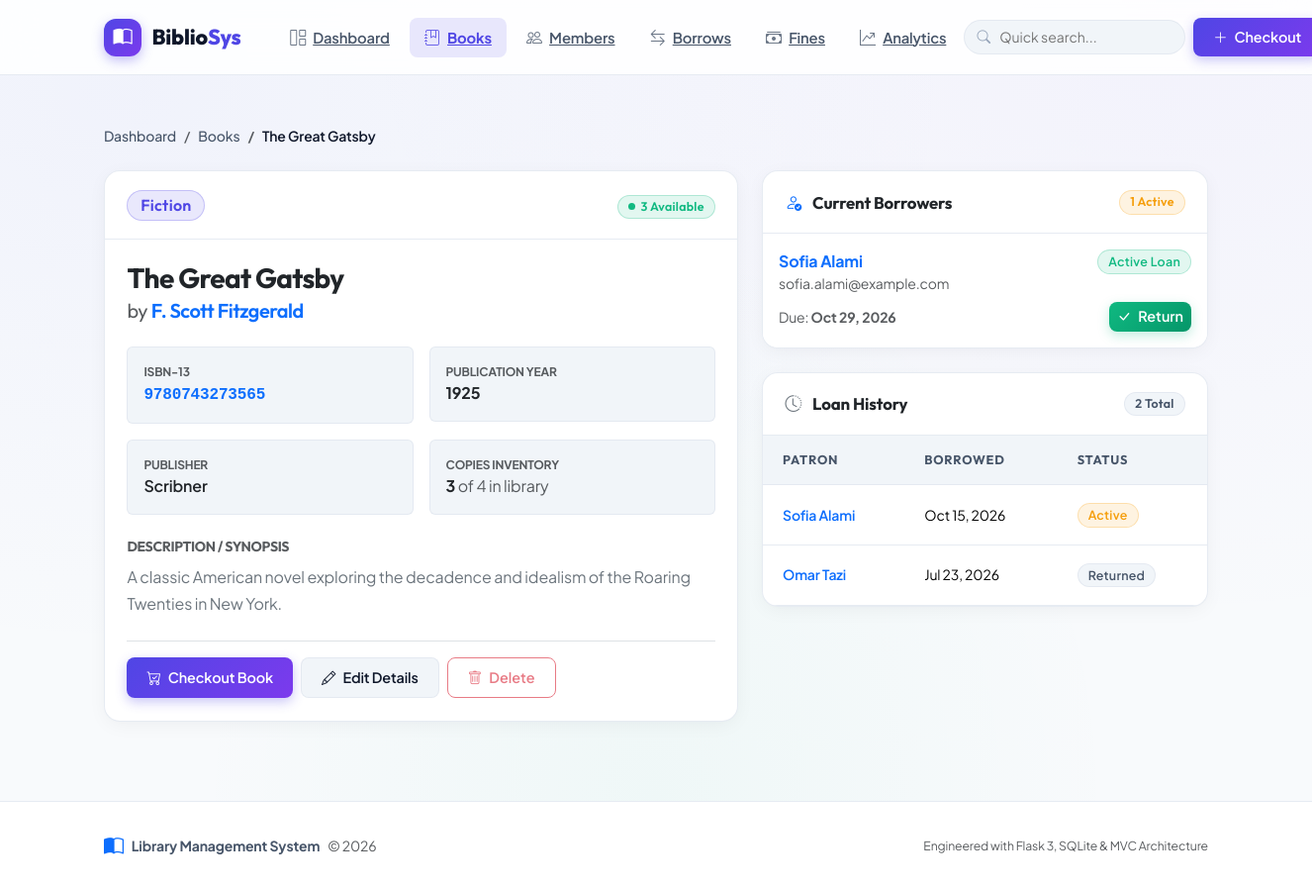
Screenshot of /books/1 with the database file from the repository.
### app/models.py (models this page shows, shortened)
class Book(db.Model):
    __tablename__ = 'books'
    id = db.Column(db.Integer, primary_key=True)
    title = db.Column(db.String(200), nullable=False, index=True)
    author = db.Column(db.String(100), nullable=False, index=True)
    isbn = db.Column(db.String(13), unique=True, nullable=False, index=True)
    category = db.Column(db.String(50), nullable=True)
    publication_year = db.Column(db.Integer, nullable=True)
    publisher = db.Column(db.String(100), nullable=True)
    description = db.Column(db.Text, nullable=True)
    quantity = db.Column(db.Integer, default=1, nullable=False)
    available = db.Column(db.Integer, default=1, nullable=False)
    cover_image = db.Column(db.String(200), nullable=True)
    created_at = db.Column(db.DateTime, default=datetime.utcnow)
    updated_at = db.Column(db.DateTime, default=datetime.utcnow, onupdate=datetime.utcnow)
    borrows = db.relationship('Borrow', backref='book', lazy='dynamic', cascade='all, delete-orphan')
    def is_available(self):
        return self.available > 0
    def get_active_borrows(self):
        return self.borrows.filter_by(status='active').all()

class Borrow(db.Model):
    __tablename__ = 'borrows'
    id = db.Column(db.Integer, primary_key=True)
    book_id = db.Column(db.Integer, db.ForeignKey('books.id'), nullable=False, index=True)
    member_id = db.Column(db.Integer, db.ForeignKey('members.id'), nullable=False, index=True)
    borrow_date = db.Column(db.DateTime, default=datetime.utcnow, nullable=False)
    due_date = db.Column(db.DateTime, nullable=False)
    return_date = db.Column(db.DateTime, nullable=True)
    status = db.Column(db.String(20), default='active', nullable=False)  # active, returned, overdue
    notes = db.Column(db.Text, nullable=True)
    fine_amount = db.Column(db.Float, default=0.0)
    fine_paid = db.Column(db.Boolean, default=False)
    created_at = db.Column(db.DateTime, default=datetime.utcnow)
    updated_at = db.Column(db.DateTime, default=datetime.utcnow, onupdate=datetime.utcnow)
    def is_overdue(self):
        if self.status == 'returned':
            return False
        return datetime.now() > self.due_date

class Member(db.Model):
    __tablename__ = 'members'
    id = db.Column(db.Integer, primary_key=True)
    name = db.Column(db.String(100), nullable=False, index=True)
    email = db.Column(db.String(120), unique=True, nullable=False, index=True)
    phone = db.Column(db.String(20), nullable=True)
    address = db.Column(db.Text, nullable=True)
    registration_date = db.Column(db.DateTime, default=datetime.utcnow)
    membership_type = db.Column(db.String(20), default='standard')  # standard, premium
    is_active = db.Column(db.Boolean, default=True)
    created_at = db.Column(db.DateTime, default=datetime.utcnow)
    updated_at = db.Column(db.DateTime, default=datetime.utcnow, onupdate=datetime.utcnow)
    borrows = db.relationship('Borrow', backref='member', lazy='dynamic', cascade='all, delete-orphan')

### app/routes.py (the view)
@main_bp.route('/books/<int:id>')
def books_detail(id):
    book = Book.query.get_or_404(id)
    active_borrows = book.get_active_borrows()
    borrow_history = Borrow.query.filter_by(book_id=id).order_by(
        Borrow.borrow_date.desc()
    ).limit(15).all()
    total_borrows = Borrow.query.filter_by(book_id=id).count()
    return render_template(
        'books/detail.html',
        book=book,
        active_borrows=active_borrows,
        borrow_history=borrow_history,
        total_borrows=total_borrows
    )

### app/__init__.py (called while the page is built)
def create_app(config_name=None):
    app = Flask(__name__)
    if config_name is None:
        config_name = os.environ.get('FLASK_ENV', 'development')
    from config import config
    app.config.from_object(config.get(config_name, config['development']))
    db.init_app(app)
    @app.context_processor
    def inject_globals():
        return {
            'now': datetime.now(),
            'app_name': app.config.get('APP_NAME', 'Library Management System')
        }
    upload_folder = app.config.get('UPLOAD_FOLDER')
    if upload_folder and not os.path.exists(upload_folder):
        os.makedirs(upload_folder)
    with app.app_context():
        from app import routes
        app.register_blueprint(routes.main_bp)
        db.create_all()
    register_template_filters(app)
    register_error_handlers(app)
    return app

### app/templates/books/detail.html (shortened to what this page needs)
{% extends "base.html" %}
{% block content %}
<div class="breadcrumb-wrapper">
    <ol class="breadcrumb">
        <li class="breadcrumb-item"><a href="{{ url_for('main.index') }}">Dashboard</a></li>
        <li class="breadcrumb-item"><a href="{{ url_for('main.books_list') }}">Books</a></li>
        <li class="breadcrumb-item active">{{ book.title }}</li>
    </ol>
</div>
<div class="row g-4">
    <div class="col-lg-7">
        <div class="card mb-4">
            <div class="card-header d-flex justify-content-between align-items-center">
                <span class="badge badge-soft-primary fs-6">{{ book.category or 'General Literature' }}</span>
                <div>
                    {% if book.is_available() %}
                    <span class="badge badge-soft-success">
                        <span class="status-dot"></span> {{ book.available }} Available
                    </span>
                    {% else %}
                    <span class="badge badge-soft-danger">
                        <span class="status-dot"></span> All Copies Loaned Out
                    </span>
                    {% endif %}
                </div>
            </div>
            <div class="card-body">
                <h2 class="h3 fw-bold mb-1">{{ book.title }}</h2>
                <h5 class="text-muted fw-normal mb-4">by <span class="text-primary fw-semibold">{{ book.author }}</span></h5>
                <div class="row g-3 mb-4">
                    <div class="col-sm-6">
                        <div class="p-3 rounded" style="background: var(--bg-surface-elevated); border: 1px solid var(--border-color);">
                            <small class="text-muted text-uppercase fw-bold d-block" style="font-size: 0.75rem;">ISBN-13</small>
                            <code class="fs-6 fw-bold text-primary">{{ book.isbn }}</code>
                        </div>
                    </div>
                    <div class="col-sm-6">
                        <div class="p-3 rounded" style="background: var(--bg-surface-elevated); border: 1px solid var(--border-color);">
                            <small class="text-muted text-uppercase fw-bold d-block" style="font-size: 0.75rem;">Publication Year</small>
                            <span class="fs-6 fw-bold">{{ book.publication_year or 'Unknown' }}</span>
                        </div>
                    </div>
                    <div class="col-sm-6">
                        <div class="p-3 rounded" style="background: var(--bg-surface-elevated); border: 1px solid var(--border-color);">
                            <small class="text-muted text-uppercase fw-bold d-block" style="font-size: 0.75rem;">Publisher</small>
                            <span class="fs-6 fw-semibold">{{ book.publisher or 'Unspecified' }}</span>
                        </div>
                    </div>
                    <div class="col-sm-6">
                        <div class="p-3 rounded" style="background: var(--bg-surface-elevated); border: 1px solid var(--border-color);">
                            <small class="text-muted text-uppercase fw-bold d-block" style="font-size: 0.75rem;">Copies Inventory</small>
                            <span class="fs-6 fw-bold">
                                {{ book.available }} <span class="text-muted fw-normal">of {{ book.quantity }} in library</span>
                            </span>
                        </div>
                    </div>
                </div>
                <div class="mb-4">
                    <h6 class="fw-bold text-uppercase small text-muted mb-2">Description / Synopsis</h6>
                    <p class="text-secondary" style="line-height: 1.7;">
                        {{ book.description or 'No formal synopsis recorded for this title.' }}
                    </p>
                </div>
                <div class="d-flex flex-wrap gap-2 pt-3 border-top">
                    {% if book.is_available() %}
                    <a href="{{ url_for('main.borrows_checkout', book_id=book.id) }}" class="btn btn-primary">
                        <i class="bi bi-cart-check"></i> Checkout Book
                    </a>
                    {% else %}
                    <button class="btn btn-secondary" disabled>
                        <i class="bi bi-clock"></i> Currently Unavailable
                    </button>
                    {% endif %}
                    <a href="{{ url_for('main.books_edit', id=book.id) }}" class="btn btn-secondary">
                        <i class="bi bi-pencil"></i> Edit Details
                    </a>
                    <form method="POST" action="{{ url_for('main.books_delete', id=book.id) }}" class="d-inline"
                          onsubmit="return confirmDelete('Are you sure you want to permanently delete this book from the library?')">
                        <button type="submit" class="btn btn-outline-danger" {% if active_borrows %}disabled title="Cannot delete book with active loans"{% endif %}>
                            <i class="bi bi-trash"></i> Delete
                        </button>
                    </form>
                </div>
            </div>
        </div>
    </div>
    <div class="col-lg-5">
        <div class="card mb-4">
            <div class="card-header">
                <span><i class="bi bi-person-check text-primary me-2"></i> Current Borrowers</span>
                <span class="badge badge-soft-warning">{{ active_borrows|length }} Active</span>
            </div>
            <div class="card-body p-0">
                {% if active_borrows %}
                <div class="list-group list-group-flush">
                    {% for borrow in active_borrows %}
                    <div class="list-group-item p-3">
                        <div class="d-flex justify-content-between align-items-start mb-2">
                            <div>
                                <a href="{{ url_for('main.members_detail', id=borrow.member.id) }}" class="fw-bold text-decoration-none">
                                    {{ borrow.member.name }}
                                </a>
                                <small class="text-muted d-block">{{ borrow.member.email }}</small>
                            </div>
                            {% if borrow.is_overdue() %}
                            <span class="badge badge-soft-danger">
                                <i class="bi bi-exclamation-triangle"></i> Overdue
                            </span>
                            {% else %}
                            <span class="badge badge-soft-success">
                                Active Loan
                            </span>
                            {% endif %}
                        </div>
                        <div class="small text-muted d-flex justify-content-between align-items-center">
                            <span>Due: <strong>{{ borrow.due_date|format_date }}</strong></span>
                            <form method="POST" action="{{ url_for('main.borrows_return', id=borrow.id) }}">
                                <button type="submit" class="btn btn-sm btn-success py-1 px-2">
                                    <i class="bi bi-check-lg"></i> Return
                                </button>
                            </form>
                        </div>
                    </div>
                    {% endfor %}
                </div>
                {% else %}
                <div class="p-4 text-center text-muted small">
                    <i class="bi bi-check-circle fs-3 text-success d-block mb-2"></i>
                    All copies are currently available in the library!
                </div>
                {% endif %}
            </div>
        </div>
        <div class="card">
            <div class="card-header">
                <span><i class="bi bi-clock-history text-secondary me-2"></i> Loan History</span>
                <span class="badge badge-soft-secondary">{{ total_borrows }} Total</span>
            </div>
            <div class="card-body p-0">
                {% if borrow_history %}
                <div class="table-responsive" style="max-height: 380px;">
                    <table class="table table-hover align-middle mb-0 small">
                        <thead>
                            <tr>
                                <th>Patron</th>
                                <th>Borrowed</th>
                                <th>Status</th>
                            </tr>
                        </thead>
                        <tbody>
                            {% for record in borrow_history %}
                            <tr>
                                <td>
                                    <a href="{{ url_for('main.members_detail', id=record.member.id) }}" class="fw-semibold text-decoration-none">
                                        {{ record.member.name }}
                                    </a>
                                </td>
                                <td>{{ record.borrow_date|format_date }}</td>
                                <td>
                                    {% if record.status == 'returned' %}
                                    <span class="badge badge-soft-secondary">Returned</span>
                                    {% elif record.is_overdue() %}
                                    <span class="badge badge-soft-danger">Overdue</span>
                                    {% else %}
                                    <span class="badge badge-soft-warning">Active</span>
                                    {% endif %}
                                </td>
                            </tr>
                            {% endfor %}
                        </tbody>
                    </table>
                </div>
                {% else %}
                <div class="p-4 text-center text-muted small">
                    No borrowing records for this book yet.
                </div>
                {% endif %}
            </div>
        </div>
    </div>
</div>
{% endblock %}

### rows the page displays
Book: title "The Great Gatsby", category "Fiction", available "3", author "F. Scott Fitzgerald", isbn "9780743273565", publication_year "1925", publisher "Scribner", quantity "4", description "A classic American novel exploring the decadence and idealism of the Roaring Twenties in New York."
Borrow: member.name "Sofia Alami", member.email "sofia.alami@example.com", status "Active Loan", due_date "Oct 29, 2026", borrow_date "Oct 15, 2026"
Borrow: member.name "Omar Tazi", borrow_date "Jul 23, 2026", status "Returned"

### other values shown
{{ active_borrows|length }} "1"
{{ total_borrows }} "2"
{{ app_name }} "Library Management System"
